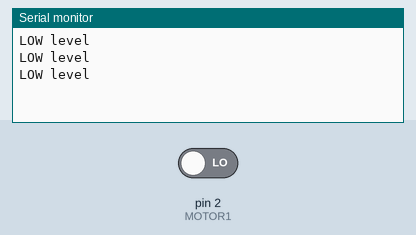
This sketch was run on a simulated Arduino Uno, built with avr-gcc and run on an emulated ATmega328P. Shown: the last lines printed to the serial monitor. The inputs (shaded band) are chosen by the test bench; at power-on: pin 2 (MOTOR1) LOW.

Above: at 2.4 s.
2.5 s: pin 2 (MOTOR1) driven HIGH
At 3.9 s:
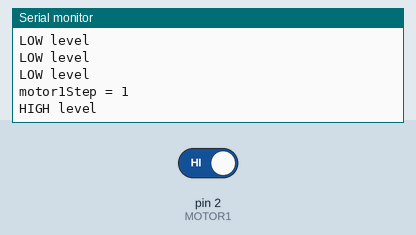
4.7 s: pin 2 (MOTOR1) driven LOW
At 5.1 s:
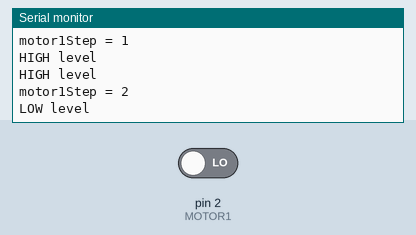

Measured:
- after the input at 2.5 s, the serial monitor: prints a new line at once (image 1)
- after the input at 4.7 s, the serial monitor: prints a new line at once (image 2)

The sketch:

motorSpeed.ino
```cpp
#define MOTOR1 2

long motor1Step = 0;
void setup() {
  // put your setup code here, to run once:
  //pinMode(MOTOR1, INPUT);
  Serial.begin(115200);
  attachInterrupt(0, motor1_int_func, CHANGE);
}

void loop() {
  // put your main code here, to run repeatedly:
  int ret = digitalRead(MOTOR1);
  if(ret == HIGH){
    Serial.println("HIGH level");
  }else if(ret == LOW){
    Serial.println("LOW level");
  }
  delay(800);
}

void motor1_int_func(){
   motor1Step++;
   Serial.print("motor1Step = ");
   Serial.println(motor1Step);
}
```
